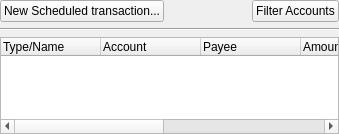
<?xml version="1.0" encoding="UTF-8"?>
<ui version="4.0">
  <class>KScheduledViewDecl</class>
  <widget class="QWidget" name="KScheduledViewDecl">
    <property name="geometry">
      <rect>
        <x>0</x>
        <y>0</y>
        <width>339</width>
        <height>134</height>
      </rect>
    </property>
    <layout class="QVBoxLayout">
      <property name="margin">
        <number>0</number>
      </property>
      <item>
        <layout class="QHBoxLayout">
          <item>
            <widget class="QPushButton" name="m_qbuttonNew">
              <property name="text">
                <string>New Scheduled transaction...</string>
              </property>
            </widget>
          </item>
          <item>
            <spacer name="spacer2">
              <property name="orientation">
                <enum>Qt::Horizontal</enum>
              </property>
              <property name="sizeType">
                <enum>QSizePolicy::Expanding</enum>
              </property>
              <property name="sizeHint" stdset="0">
                <size>
                  <width>80</width>
                  <height>20</height>
                </size>
              </property>
            </spacer>
          </item>
          <item>
            <widget class="QPushButton" name="m_accountsCombo">
              <property name="text">
                <string>Filter Accounts</string>
              </property>
            </widget>
          </item>
        </layout>
      </item>
      <item>
        <widget class="Line" name="line1">
          <property name="frameShape">
            <enum>QFrame::HLine</enum>
          </property>
          <property name="frameShadow">
            <enum>QFrame::Sunken</enum>
          </property>
        </widget>
      </item>
      <item>
        <widget class="QTreeWidget" name="m_scheduleTree">
          <property name="alternatingRowColors">
            <bool>true</bool>
          </property>
          <property name="rootIsDecorated">
            <bool>true</bool>
          </property>
          <property name="allColumnsShowFocus">
            <bool>true</bool>
          </property>
          <column>
            <property name="text">
              <string>Type/Name</string>
            </property>
          </column>
          <column>
            <property name="text">
              <string>Account</string>
            </property>
          </column>
          <column>
            <property name="text">
              <string>Payee</string>
            </property>
          </column>
          <column>
            <property name="text">
              <string>Amount</string>
            </property>
          </column>
          <column>
            <property name="text">
              <string>Next Due Date</string>
            </property>
          </column>
          <column>
            <property name="text">
              <string>Frequency</string>
            </property>
          </column>
          <column>
            <property name="text">
              <string>Payment Method</string>
            </property>
          </column>
        </widget>
      </item>
    </layout>
  </widget>
  <layoutdefault spacing="6" margin="11"/>
  <customwidgets>
    <customwidget>
      <class>QPushButton</class>
      <extends>QPushButton</extends>
      <header>kpushbutton.h</header>
    </customwidget>
    <customwidget>
      <class>QTabWidget</class>
      <extends>QTabWidget</extends>
      <header>ktabwidget.h</header>
      <container>1</container>
    </customwidget>
  </customwidgets>
  <resources/>
  <connections/>
</ui>
